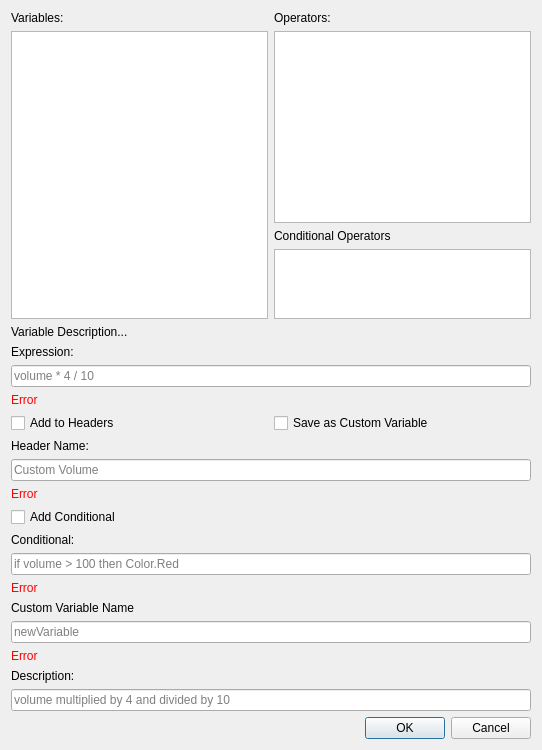
<?xml version="1.0" encoding="UTF-8"?>
<ui version="4.0">
 <class>ExpressionCreatorDialog</class>
 <widget class="QDialog" name="ExpressionCreatorDialog">
  <property name="geometry">
   <rect>
    <x>0</x>
    <y>0</y>
    <width>542</width>
    <height>734</height>
   </rect>
  </property>
  <property name="windowTitle">
   <string>Expression Creator</string>
  </property>
  <layout class="QVBoxLayout" name="verticalLayout_3">
   <item>
    <layout class="QHBoxLayout" name="horizontalLayout">
     <item>
      <layout class="QVBoxLayout" name="verticalLayout_2">
       <item>
        <widget class="QLabel" name="labelVariables">
         <property name="text">
          <string>Variables:</string>
         </property>
        </widget>
       </item>
       <item>
        <widget class="QListWidget" name="listViewVariableBox">
         <property name="sortingEnabled">
          <bool>true</bool>
         </property>
        </widget>
       </item>
      </layout>
     </item>
     <item>
      <layout class="QVBoxLayout" name="verticalLayout">
       <item>
        <widget class="QLabel" name="labelOperators">
         <property name="text">
          <string>Operators:</string>
         </property>
        </widget>
       </item>
       <item>
        <widget class="QListWidget" name="listViewOperatorBox">
         <property name="sizePolicy">
          <sizepolicy hsizetype="Expanding" vsizetype="MinimumExpanding">
           <horstretch>0</horstretch>
           <verstretch>0</verstretch>
          </sizepolicy>
         </property>
         <property name="sortingEnabled">
          <bool>false</bool>
         </property>
        </widget>
       </item>
       <item>
        <widget class="QLabel" name="labelConditionalOperators">
         <property name="text">
          <string>Conditional Operators</string>
         </property>
        </widget>
       </item>
       <item>
        <widget class="QListWidget" name="listViewConditionalBox">
         <property name="sortingEnabled">
          <bool>false</bool>
         </property>
        </widget>
       </item>
      </layout>
     </item>
    </layout>
   </item>
   <item>
    <widget class="QLabel" name="labelSelectedVariableDescription">
     <property name="text">
      <string>Variable Description...</string>
     </property>
    </widget>
   </item>
   <item>
    <layout class="QVBoxLayout" name="layoutExpression">
     <item>
      <widget class="QLabel" name="labelExpression">
       <property name="text">
        <string>Expression:</string>
       </property>
      </widget>
     </item>
     <item>
      <widget class="QLineEdit" name="lineEditExpression">
       <property name="text">
        <string/>
       </property>
       <property name="placeholderText">
        <string>volume * 4 / 10</string>
       </property>
      </widget>
     </item>
    </layout>
   </item>
   <item>
    <widget class="QLabel" name="labelErrorExpression">
     <property name="text">
      <string>&lt;html&gt;&lt;head/&gt;&lt;body&gt;&lt;p&gt;&lt;span style=&quot; color:#ff0000;&quot;&gt;Error&lt;/span&gt;&lt;/p&gt;&lt;/body&gt;&lt;/html&gt;</string>
     </property>
    </widget>
   </item>
   <item>
    <layout class="QHBoxLayout" name="layoutCheckboxes">
     <item>
      <widget class="QCheckBox" name="checkBoxAddToHeaders">
       <property name="text">
        <string>Add to Headers</string>
       </property>
      </widget>
     </item>
     <item>
      <widget class="QCheckBox" name="checkBoxSaveVariable">
       <property name="text">
        <string>Save as Custom Variable</string>
       </property>
      </widget>
     </item>
    </layout>
   </item>
   <item>
    <layout class="QVBoxLayout" name="layoutHeader">
     <item>
      <widget class="QLabel" name="labelHeaderName">
       <property name="text">
        <string>Header Name:</string>
       </property>
      </widget>
     </item>
     <item>
      <widget class="QLineEdit" name="lineEditHeaderName">
       <property name="text">
        <string/>
       </property>
       <property name="placeholderText">
        <string>Custom Volume</string>
       </property>
      </widget>
     </item>
     <item>
      <widget class="QLabel" name="labelErrorHeader">
       <property name="text">
        <string>&lt;html&gt;&lt;head/&gt;&lt;body&gt;&lt;p&gt;&lt;span style=&quot; color:#ff0000;&quot;&gt;Error&lt;/span&gt;&lt;/p&gt;&lt;/body&gt;&lt;/html&gt;</string>
       </property>
      </widget>
     </item>
    </layout>
   </item>
   <item>
    <layout class="QVBoxLayout" name="layoutConditional">
     <item>
      <widget class="QCheckBox" name="checkBoxAddConditional">
       <property name="text">
        <string>Add Conditional</string>
       </property>
      </widget>
     </item>
     <item>
      <widget class="QLabel" name="labelConditional">
       <property name="text">
        <string>Conditional:</string>
       </property>
      </widget>
     </item>
     <item>
      <widget class="QLineEdit" name="lineEditConditional">
       <property name="text">
        <string/>
       </property>
       <property name="placeholderText">
        <string>if volume &gt; 100 then Color.Red</string>
       </property>
      </widget>
     </item>
     <item>
      <widget class="QLabel" name="labelErrorConditional">
       <property name="text">
        <string>&lt;html&gt;&lt;head/&gt;&lt;body&gt;&lt;p&gt;&lt;span style=&quot; color:#ff0000;&quot;&gt;Error&lt;/span&gt;&lt;/p&gt;&lt;/body&gt;&lt;/html&gt;</string>
       </property>
      </widget>
     </item>
    </layout>
   </item>
   <item>
    <layout class="QVBoxLayout" name="layoutCustomVariables">
     <item>
      <layout class="QVBoxLayout" name="layoutNameSubCustomVariables">
       <item>
        <widget class="QLabel" name="labelCustomVariable">
         <property name="text">
          <string>Custom Variable Name</string>
         </property>
        </widget>
       </item>
       <item>
        <widget class="QLineEdit" name="lineEditCustomVariableName">
         <property name="placeholderText">
          <string>newVariable</string>
         </property>
        </widget>
       </item>
      </layout>
     </item>
     <item>
      <widget class="QLabel" name="labelErrorVariableName">
       <property name="text">
        <string>&lt;html&gt;&lt;head/&gt;&lt;body&gt;&lt;p&gt;&lt;span style=&quot; color:#ff0000;&quot;&gt;Error&lt;/span&gt;&lt;/p&gt;&lt;/body&gt;&lt;/html&gt;</string>
       </property>
      </widget>
     </item>
     <item>
      <layout class="QVBoxLayout" name="layoutDescriptionSubCustomVariables">
       <item>
        <widget class="QLabel" name="labelDescription">
         <property name="text">
          <string>Description:</string>
         </property>
        </widget>
       </item>
       <item>
        <widget class="QLineEdit" name="lineEditVariableDescription">
         <property name="placeholderText">
          <string>volume multiplied by 4 and divided by 10</string>
         </property>
        </widget>
       </item>
      </layout>
     </item>
    </layout>
   </item>
   <item>
    <widget class="QDialogButtonBox" name="buttonBox">
     <property name="orientation">
      <enum>Qt::Horizontal</enum>
     </property>
     <property name="standardButtons">
      <set>QDialogButtonBox::Cancel|QDialogButtonBox::Ok</set>
     </property>
    </widget>
   </item>
  </layout>
 </widget>
 <resources/>
 <connections>
  <connection>
   <sender>buttonBox</sender>
   <signal>accepted()</signal>
   <receiver>ExpressionCreatorDialog</receiver>
   <slot>accept()</slot>
   <hints>
    <hint type="sourcelabel">
     <x>227</x>
     <y>631</y>
    </hint>
    <hint type="destinationlabel">
     <x>157</x>
     <y>274</y>
    </hint>
   </hints>
  </connection>
  <connection>
   <sender>buttonBox</sender>
   <signal>rejected()</signal>
   <receiver>ExpressionCreatorDialog</receiver>
   <slot>reject()</slot>
   <hints>
    <hint type="sourcelabel">
     <x>295</x>
     <y>637</y>
    </hint>
    <hint type="destinationlabel">
     <x>286</x>
     <y>274</y>
    </hint>
   </hints>
  </connection>
 </connections>
</ui>
